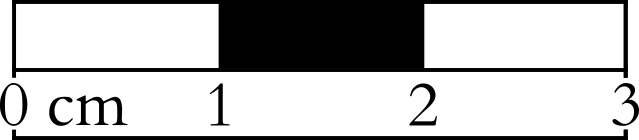
#> input picture stitcher/assets/General_External_photo_ruler.png, 639 x 140 px
$ python -i ruler_detector_iraq_museum.py   (imports and definitions only)
#> lines starting #> are read from the running program, lines starting #| are printed output that depends on the picture
import cv2
import numpy as np


def get_detection_parameters(museum_selection="Iraq Museum"):
#> in detect_1cm_distance_iraq, image is the input picture: shape (140, 639, 3); min 0, max 255, mean 189.4
    base_params = {
        "hough_min_line_length": 30,
        "hough_max_line_gap": 10,
        "hough_threshold": 60,
        "tick_max_width": 20,
        "tick_min_width": 1,
        "tick_min_height": 20,
        "max_tick_thickness_px": 30,
        "min_ticks_required": 11,
        "num_ticks_for_1cm": 11,
        "consistency_threshold": 0.7,
        "canny_low_threshold": 10,
        "canny_high_threshold": 40,
        "roi_height_fraction": 0.55,
        "text_match_threshold": 0.6
    }
    if museum_selection == "Iraq Museum (Sippar Library)":
        base_params.update({
            "num_ticks_for_1cm": 11,
            "hough_threshold": 19,
            "hough_min_line_length": 13,
            "hough_max_line_gap": 50,
            "tick_max_width": 11,
            "tick_min_width": 2,
            "tick_min_height": 51,
            "max_tick_thickness_px": 39,
            "min_ticks_required": 11,
            "consistency_threshold": 0.87,
            "canny_low_threshold": 22,
            "canny_high_threshold": 122,
            "roi_height_fraction": 0.60,
            "text_match_threshold": 0.42
            })
    return base_params


def find_ruler_text_location(roi, params):
    if roi is None or roi.size == 0:
        return None

    if len(roi.shape) == 3:
        roi_gray = cv2.cvtColor(roi, cv2.COLOR_BGR2GRAY)
    else:
        roi_gray = roi

    template_height = 30
    template_width = 70
    font_scale = 0.7
    template = np.zeros((template_height, template_width), dtype=np.uint8)

    for text in ["1 cm", "0 cm"]:
        template.fill(0)
        text_size, _ = cv2.getTextSize(text, cv2.FONT_HERSHEY_SIMPLEX, font_scale, 1)
        text_x = (template_width - text_size[0]) // 2
        text_y = (template_height + text_size[1]) // 2
        cv2.putText(template, text, (text_x, text_y),
                    cv2.FONT_HERSHEY_SIMPLEX, font_scale, 255, 1, cv2.LINE_AA)

        try:
            result = cv2.matchTemplate(roi_gray, template, cv2.TM_CCOEFF_NORMED)
            _, max_val, _, max_loc = cv2.minMaxLoc(result)

            if max_val > params['text_match_threshold']:
                center_x = max_loc[0] + template_width // 2
                center_y = max_loc[1] + template_height // 2
                return center_x, center_y, text
        except cv2.error:
            continue
#> this loop made 2 passes
#> (max_val, max_loc) on passes 1 to 2: (0.205, (354, 59)), (0.212, (354, 59))
#> pass 1, in find_ruler_text_location, `result = cv2.matchTemplate(roi_gray, template, cv2.TM_CCOEFF_NORMED)`:
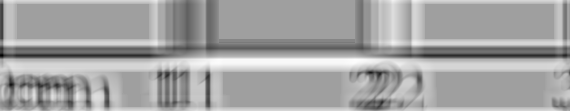
#> result: shape (111, 570) float32; min -0.34, max 0.205, mean 0.00834; drawn with min black and max white
#> pass 2, in find_ruler_text_location, `result = cv2.matchTemplate(roi_gray, template, cv2.TM_CCOEFF_NORMED)`:
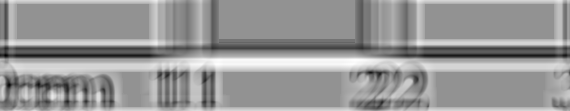
#> result: shape (111, 570) float32; min -0.286, max 0.212, mean 0.009; drawn with min black and max white
#> after the loop:
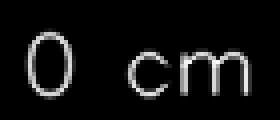
#> template: shape (30, 70) (shown 4 times larger); min 0, max 250, mean 16.8

    return None


def extract_roi_around_text(image, text_location, params):
    if text_location is None:
        height, width = image.shape[:2]
#> height = 140; width = 639
        roi_height = int(height * params['roi_height_fraction'])
#> roi_height = 77
        return image[height - roi_height:, :]
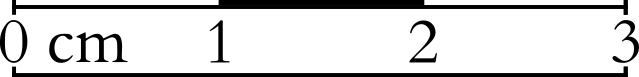
#> returned value: shape (77, 639, 3); min 0, max 255, mean 213.8

    text_x, text_y, _ = text_location
    height, width = image.shape[:2]

    roi_width = min(width // 2, 400)
    roi_height = min(height // 3, 200)

    x1 = max(0, text_x - roi_width // 2)
    x2 = min(width, x1 + roi_width)
    y1 = max(0, text_y - roi_height // 2)
    y2 = min(height, y1 + roi_height)

    return image[y1:y2, x1:x2]


def detect_1cm_distance_iraq(image_path, museum_selection="Iraq Museum", params=None):
    if params is None:
        params = get_detection_parameters(museum_selection)

    image = cv2.imread(image_path)
    if image is None:
        return None

    text_location = find_ruler_text_location(image, params)
    roi = extract_roi_around_text(image, text_location, params)

    gray = cv2.cvtColor(roi, cv2.COLOR_BGR2GRAY)
    blurred = cv2.GaussianBlur(gray, (5, 5), 0)
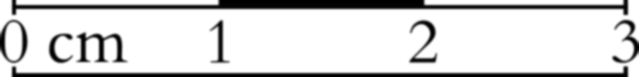
#> blurred: shape (77, 639); min 0, max 255, mean 213.8
    edges = cv2.Canny(blurred, params['canny_low_threshold'],
                      params['canny_high_threshold'])
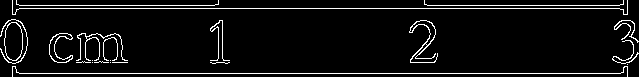
#> edges: shape (77, 639); 6% white in thin lines or dots

    lines = cv2.HoughLinesP(
        edges, 1, np.pi / 180,
        threshold=params['hough_threshold'],
        minLineLength=params['hough_min_line_length'],
        maxLineGap=params['hough_max_line_gap']
    )
#> lines = [[12, 8, 627, 8], [12, 73, 627, 73], [427, 5, 627, 5], [57, 62, 127, 62], [80, 5, 136, 5], [68, 60, 127, 60]]
    if lines is None:
        return None

    vertical_lines = []
    for line in lines:
        x1, y1, x2, y2 = line[0]
        line_width = abs(x2 - x1)
        line_height = abs(y2 - y1)

        if (line_width < params['tick_min_width']
            or line_width > params['tick_max_width']
                or line_height < params['tick_min_height']):
            continue

        angle = 90 if x2 - \
            x1 == 0 else abs(np.arctan((y2 - y1) / (x2 - x1)) * 180 / np.pi)
        if 80 <= angle <= 90:
            vertical_lines.append((x1 + x2) / 2.0)
#> this loop made 6 passes
#> (x1, y1, x2, y2, line_width) on passes 1 to 6: (12, 8, 627, 8, 615), (12, 73, 627, 73, 615), (427, 5, 627, 5, 200), (57, 62, 127, 62, 70), (80, 5, 136, 5, 56), (68, 60, 127, 60, 59)
#> after the loop, vertical_lines = []

    if len(vertical_lines) < 2:
        return None

    vertical_lines.sort()

    merged_lines = []
    i = 0
    while i < len(vertical_lines):
        group = [vertical_lines[i]]
        j = i + 1
        while (j < len(vertical_lines)
               and abs(vertical_lines[j] - vertical_lines[i]) < params['max_tick_thickness_px']):
            group.append(vertical_lines[j])
            j += 1
        merged_lines.append(np.mean(group))
        i = j

    if len(merged_lines) < params['min_ticks_required']:
        return None

    num_ticks = params['num_ticks_for_1cm']
    candidate_1cm_distances = []

    for i in range(len(merged_lines) - num_ticks + 1):
        segment = merged_lines[i:i + num_ticks]
        span = segment[-1] - segment[0]
        if span <= 0:
            continue

        spacings = np.diff(segment)
        median_spacing = np.median(spacings)
        if median_spacing <= 0:
            continue

        stddev = np.std(spacings)
        if stddev < median_spacing * params['consistency_threshold']:
            candidate_1cm_distances.append(span)

    return float(np.median(candidate_1cm_distances)) if candidate_1cm_distances else None

>>> result = detect_1cm_distance_iraq('../assets/General_External_photo_ruler.png')
